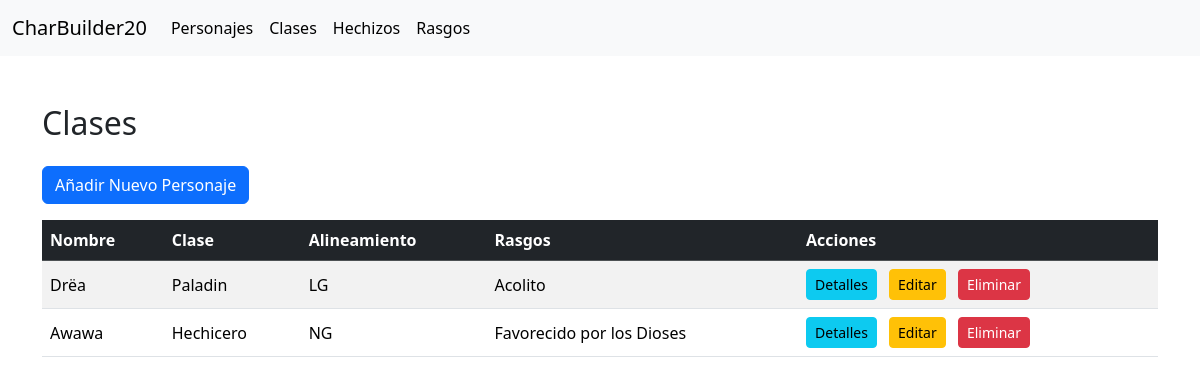
/char/, run on the app's committed database.
### App/models.py (models this page shows, shortened)
class Character(models.Model):
    char_name = models.CharField(max_length=30)
    char_class = models.ForeignKey(Classes, on_delete=models.CASCADE)
    char_spell = models.ManyToManyField(Spells, related_name="char_spells")
    char_alightment = models.CharField(max_length=30, default='N')
    char_trait = models.ForeignKey(Traits, on_delete=models.CASCADE)

class Classes(models.Model):
    class_name = models.CharField(max_length=100)
    class_weapons = models.CharField(max_length=30)
    class_armor = models.CharField(max_length=50)
    class_desc = models.CharField(max_length=255)
    def __str__(self):
        return self.class_name

class Traits(models.Model):
    background_type = models.CharField(max_length=50)
    background_desc = models.CharField(max_length=255, default='')
    def __str__(self):
        return self.background_type

### App/views.py (the view)
# urls.py: path('char/', views.char_list, name='char_list'),
def char_list(request):
    characters = Character.objects.all()
    return render(request, 'App/char_list.html', {'char_list': characters})

### App/templates/App/char_list.html (shortened to what this page needs)
{% extends "layout/base.html" %}
{% block content %}
<div class="container mt-5">
  <h2 class="mb-4">Clases</h2>
  <a href="{% url 'char_new' %}" class="btn btn-primary mb-3">Añadir Nuevo Personaje</a>
  <div class="table-responsive">
    <table class="table table-striped align-middle">
      <thead class="table-dark">
        <tr>
          <th scope="col">Nombre</th>
          <th scope="col">Clase</th>
          <th scope="col">Alineamiento</th>
          <th scope="col">Rasgos</th>
          <th scope="col">Acciones</th>
        </tr>
      </thead>
      <tbody>
        {% for character in char_list %}
        <tr>
          <td>{{ character.char_name }}</td>
          <td>{{ character.char_class }}</td>
          <td>{{ character.char_alightment }}</td>
          <td>{{ character.char_trait }}</td>
          <td>
            <a href="{% url 'char_detail' character.pk %}" class="btn btn-info btn-sm me-2">Detalles</a>
            <a href="{% url 'char_edit' character.pk %}" class="btn btn-warning btn-sm me-2">Editar</a>
            <form action="{% url 'char_delete' character.pk %}" method="post" class="d-inline">
              <button type="submit" class="btn btn-danger btn-sm">Eliminar</button>
            </form>
          </td>
        </tr>
        {% endfor %}
      </tbody>
    </table>
  </div>
</div>
{% endblock %}

### data on the page
Character: char_name "Drëa", char_class "Paladin", char_alightment "LG", char_trait "Acolito"
Character: char_name "Awawa", char_class "Hechicero", char_alightment "NG", char_trait "Favorecido por los Dioses"
